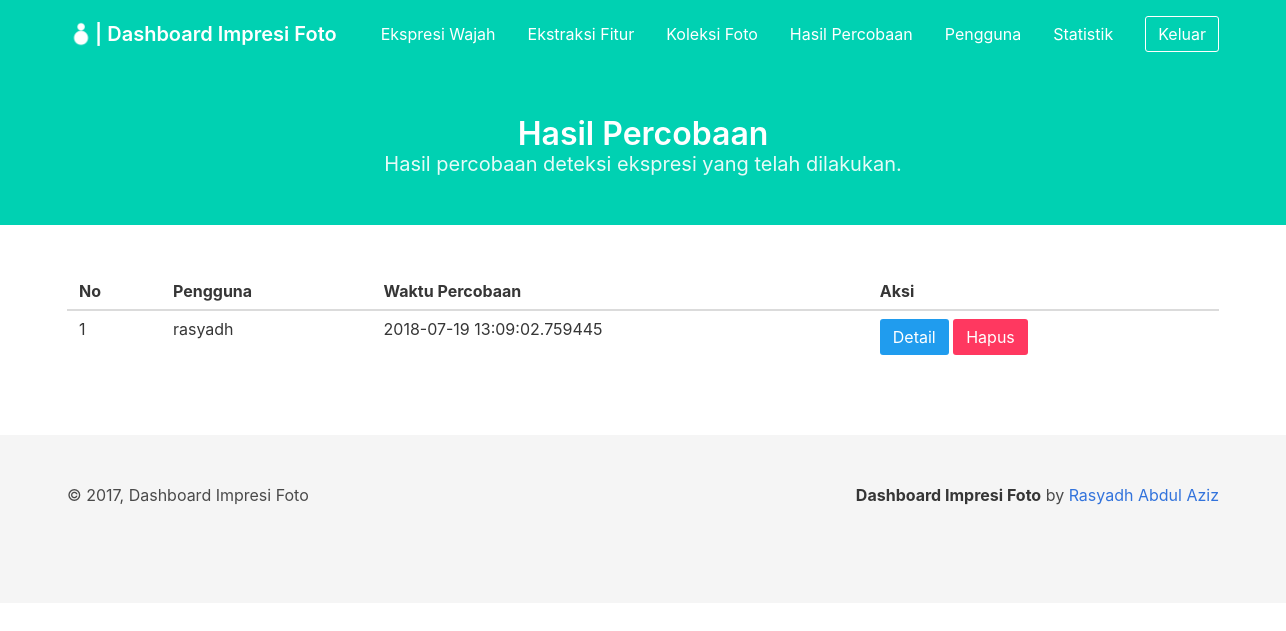
Before: /dashboard/detection_results/ (signed in) with the older database file.
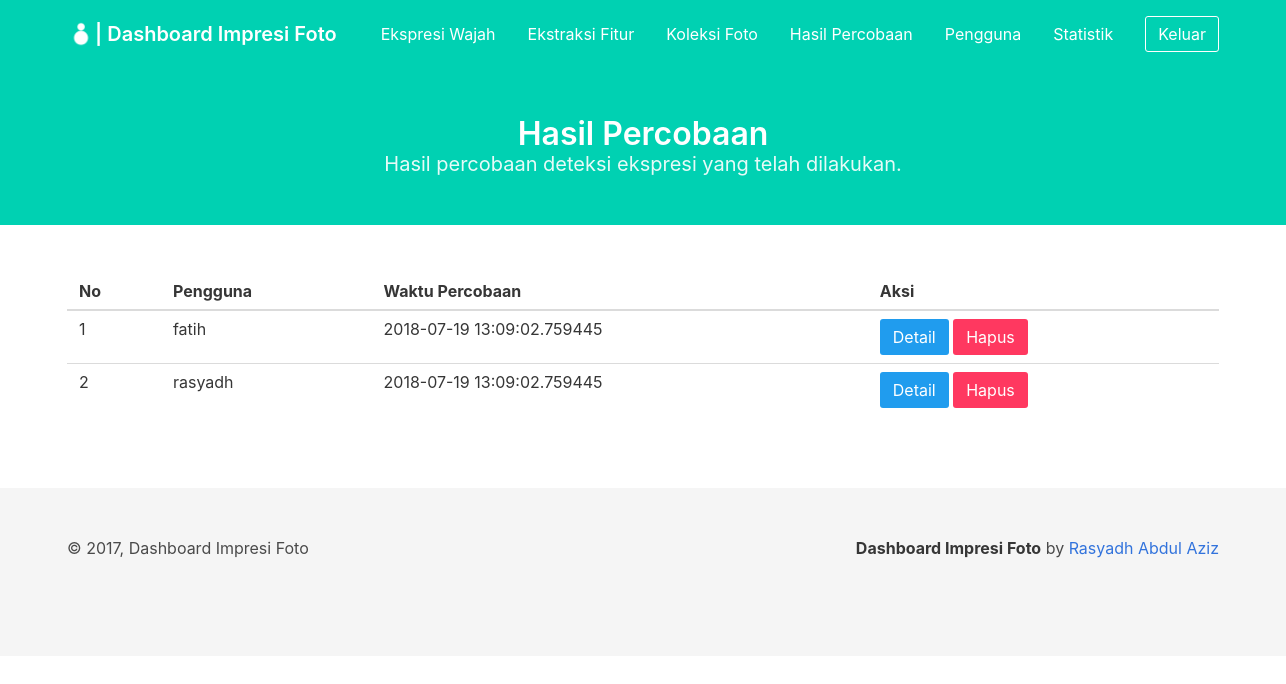
After: the same page with the newer database file.
### project/models/result_detection.py (models this page shows, shortened)
class ResultDetection(db.Model):
    __tablename__ = 'result_detection'
    id_result_detection = db.Column(db.Integer, primary_key=True)
    created_at = db.Column(db.DateTime, default=datetime.datetime.now())
    id_user = db.Column(db.Integer, db.ForeignKey('user.id_user'))

### project/models/user.py (models this page shows, shortened)
class User(db.Model):
    __tablename__ = 'user'
    id_user = db.Column(db.Integer, primary_key=True)
    username = db.Column(db.String, unique=True, nullable=False)
    password = db.Column(db.String, nullable=False)
    created_at = db.Column(db.DateTime, default=datetime.datetime.now())

### project/views/dashboard/detection_results.py (the view)
@dashboard_results.route('/dashboard/detection_results/')
def index():
    if session.get('loggedin_admin'):
        try:
            result = db.engine.execute("SELECT rd.id_result_detection, rd.id_user, u.username, rd.created_at FROM result_detection rd, user u WHERE u.id_user = rd.id_user")
            results = []
            for res in result:
                temp = {
                    'id_result_detection': res[0],
                    'id_user': res[1],
                    'username': res[2],
                    'created_at': res[3]
                }
                results.append(temp)
            return render_template('dashboard/detection_results.html',
                title='Hasil Percobaan', results=list(reversed(results)))
        except Exception as e:
            print('error to get detection result')
            print(e)
    return redirect(url_for('auth.login_admin'))

### project/templates/dashboard/detection_results.html (shortened to what this page needs)
{% extends 'dashboard/base_dashboard.html' %} {% block content %}
<section class="hero is-primary">
    <div class="hero-body">
        <div class="container has-text-centered">
            <h1 class="title">
                Hasil Percobaan
            </h1>
            <h2 class="subtitle">
                Hasil percobaan deteksi ekspresi yang telah dilakukan.
            </h2>
        </div>
    </div>
</section>
<section class="section">
    <div class="container" id="result_table">
        <table class="table is-hoverable is-fullwidth">
            <thead>
                <tr>
                    <th>No</th>
                    <th>Pengguna</th>
                    <th>Waktu Percobaan</th>
                    <th>Aksi</th>
                </tr>
            </thead>
            <tbody>
                {% if results %} {% for res in results %}
                <tr>
                    <td>{{ results.index(res) + 1 }}</td>
                    <td>{{ res.username }}</td>
                    <td>{{ res.created_at }}</td>
                    <td>
                        <button class="button is-info" onclick="detail_result('{{ res.id_result_detection }}', '{{ res.created_at }}', '{{ res.username }}')">Detail</button>
                        <a class="button is-danger" href="/dashboard/detection_results/delete/{{ res.id_result_detection }}">Hapus</a>
                    </td>
                </tr>
                {% endfor %} {% else %}
                <tr>
                    <td colspan="4" class="has-text-centered">Belum ada hasil percobaan</td>
                </tr>
                {% endif %}
            </tbody>
        </table>
    </div>
</section>
{% endblock %}

### project/templates/dashboard/base_dashboard.html (shortened to what this page needs)
<html>
<head>
    <link rel="stylesheet" type="text/css" href="{{ url_for('static', filename='css/bulma.css') }}" />
    <link rel="stylesheet" type="text/css" href="{{url_for('static', filename='css/app.css') }}" />
</head>
<body>
    <nav class="navbar is-primary is-transparent navbar-is-medium">
        <div class="container">
            <div class="navbar-brand">
                <a class="navbar-item" href="/dashboard/">
                    <img class="image" src="{{ url_for('static', filename='image/ImpresiFotoWhite.png') }}" alt="Logo">
                    <h1 class="title is-5 has-text-white">
                        | Dashboard Impresi Foto
                    </h1>
                </a>
            </div>
            <div class="navbar-menu" id="menu">
                <div class="navbar-end">
                    <a class="navbar-item" href="/dashboard/expression/">
                        Ekspresi Wajah
                    </a>
                    <a class="navbar-item" href="/dashboard/feature_extraction/">
                        Ekstraksi Fitur
                    </a>
                    <a class="navbar-item" href="/dashboard/photos_collection/">
                        Koleksi Foto
                    </a>
                    <a class="navbar-item" href="/dashboard/detection_results/">
                        Hasil Percobaan
                    </a>
                    <a class="navbar-item" href="/dashboard/user/">
                        Pengguna
                    </a>
                    <a class="navbar-item" href="/dashboard/statistic/">
                        Statistik
                    </a>
                    <div class="navbar-item">
                        <a class="button is-primary is-inverted is-outlined" href="/admin/logout/">
                            Keluar
                        </a>
                    </div>
                </div>
            </div>
        </div>
    </nav>
    {% block content %} {% endblock %}
    <footer class="footer">
        <div class="container">
            <div class="level">
                <div class="level-left">
                    <div class="level-item">
                        &copy; 2017, Dashboard Impresi Foto
                    </div>
                </div>
                <div class="level-right">
                    <div class="level-item">
                        <p>
                            <strong>Dashboard Impresi Foto</strong> by
                            <a href="github.com/rasyadh">Rasyadh Abdul Aziz</a>
                        </p>
                    </div>
                </div>
            </div>
        </div>
    </footer>
</body>
</html>

### project/static/css/app.css (style rules this page uses)
.navbar-is-medium { min-height: 4.25rem; }

Changed rows visible on the page:
added ResultDetection: results "1", username "fatih", created_at "2018-07-19 13:09:02.759445"
computed for ResultDetection "rasyadh": results "1" → "2"
